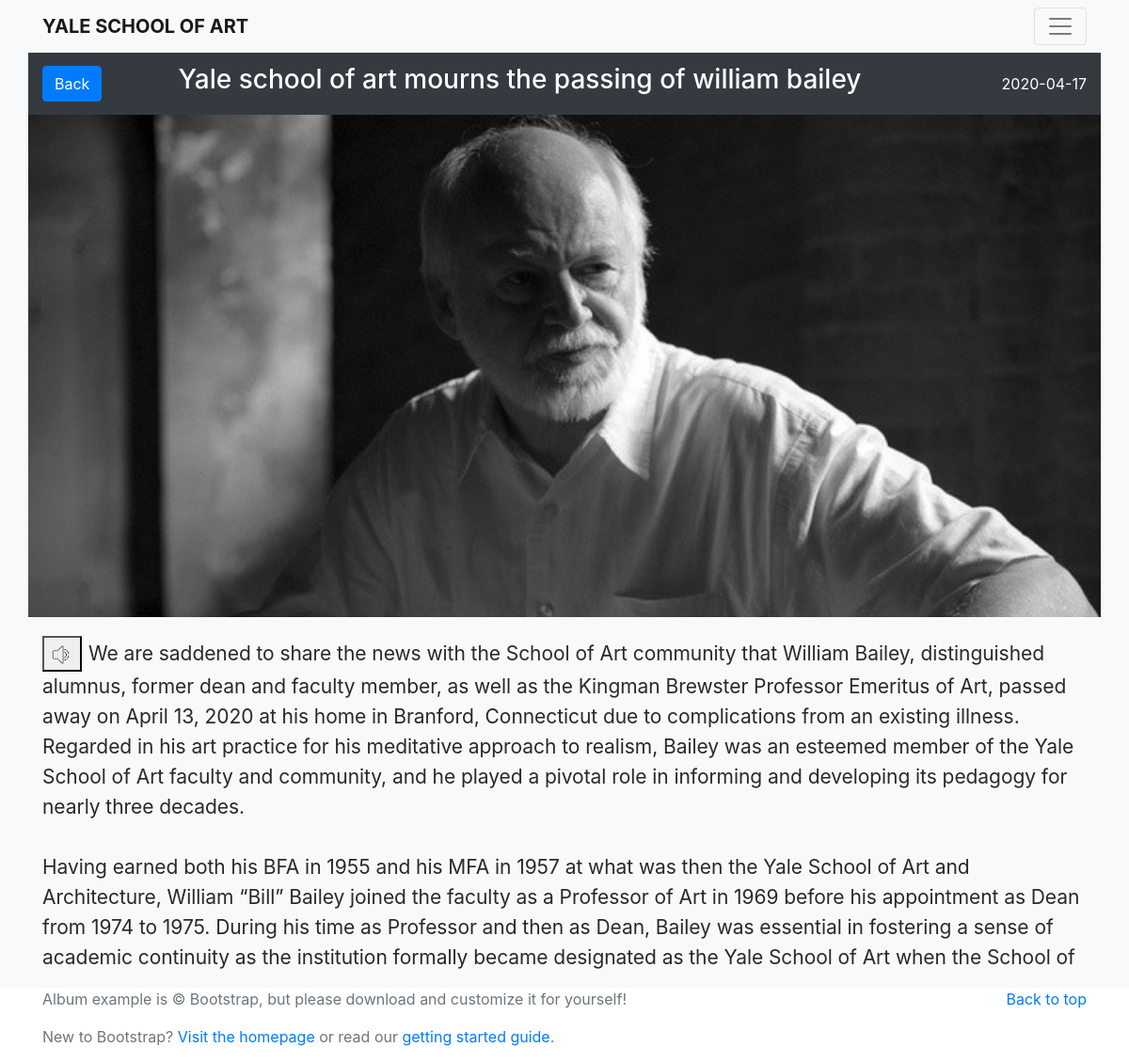
Screenshot of /topic.php?id=2 with the database file from the repository.
### tables this page shows
CREATE TABLE `news` (
  `id` int(5) NOT NULL,
  `title` varchar(128) NOT NULL,
  `image` varchar(64) NOT NULL,
  `imgPosition` text NOT NULL DEFAULT '\'center\'',
  `content` text NOT NULL,
  `date` date NOT NULL
);

### topic.php (the view, shortened to what this page needs)
<!doctype html>
<html lang="en">
<head>
    <link href="./css/bootstrap.min.css" rel="stylesheet">
    <link href="./css/styles.css" rel="stylesheet">
</head>
<body>
<header>
    <div class="navbar navbar-light bg-light box-shadow">
        <div class="container d-flex justify-content-between">
            <a href="index.php" onclick="stop()" class="navbar-brand d-flex align-items-center">
                <strong>YALE SCHOOL OF ART</strong>
            </a>
            <button class="navbar-toggler" type="button" data-toggle="collapse" data-target="#navbarHeader" aria-controls="navbarHeader" aria-expanded="false" aria-label="Toggle navigation">
                <span class="navbar-toggler-icon"></span>
            </button>
        </div>
    </div>
</header>
<main role="main">
    <div class="bg-light">
    <div class="container">
<?php
$id = $_GET['id'];
$servername = "localhost";
$username = "root";
$password = "";
$dbname = "database";
$conn = new mysqli($servername, $username, $password, $dbname);
$sql = "SELECT title, image, imgPosition, date, content FROM news WHERE id=$id";
$result = $conn->query($sql);
$news = array();
if ($result->num_rows > 0) {
    while($row = $result->fetch_assoc()) {
        $news[] = $row;
    }
} else {
    echo "0 results";
}
$item = $news[0];
$content = $item['content'];
$position =$item['imgPosition'];
echo "
<div class='row'>
<div class='col-12' style='height: 600px; padding-left:0; padding-right:0;background-position: $position; background-image: url(images/$item[image]);background-size: cover;background-repeat: no-repeat; color: white'><div class='col-12 bg-dark'><div class='row'><div class='col-1' style='margin: auto'><a href='index.php' onclick='stop()' class='btn btn-primary'>Back</a></div><h3 class='col-9' style='padding: 0.75rem;text-align: center;'>$item[title]</h3><div class='col-2' style='margin: auto;'><p style='text-align: right; margin: 0'>$item[date]</p></div></div> </div></div>
<p class='col-12' id='article' style='padding-top:20px;color: rgb(41, 41, 41); font-size: 21px;; letter-spacing: -0.003em;line-height: 32px;font-weight: 400;'> <button style='margin-right: 7px;' onclick='speak()'><img style='width: 26px;' src='./images/noise.png'></button>";echo nl2br($content); echo "</p>
</div>
";
$conn->close(); ?>
    </div>
    </div>
</main>
<footer class="text-muted">
    <div class="container">
        <p class="float-right">
            <a href="#">Back to top</a>
        </p>
        <p>Album example is &copy; Bootstrap, but please download and customize it for yourself!</p>
        <p>New to Bootstrap? <a href="../../..">Visit the homepage</a> or read our <a href="../../getting-started/">getting started guide</a>.</p>
    </div>
</footer>
</body>
</html>

### rows the page displays
news: image (picture), title "Yale school of art mourns the passing of william bailey", date "2020-04-17", content "We are saddened to share the news with the School of Art community that William Bailey, distinguished alumnus, former dean and faculty member, as well as the Kingman Brewster Professor Emeritus of Art, passed away on April 13, 2020 at his home in Branford, Connecticut due to complications from an existing illness. Regarded in his art practice for his meditative approach to realism, Bailey was an esteemed member of the Yale School of Art faculty and community, and he played a pivotal role in informing and developing its pedagogy for nearly three decades. Having earned both his BFA in 1955 and his MFA in 1957 at what was then the Yale School of Art and Architecture, William “Bill” Bailey…"
